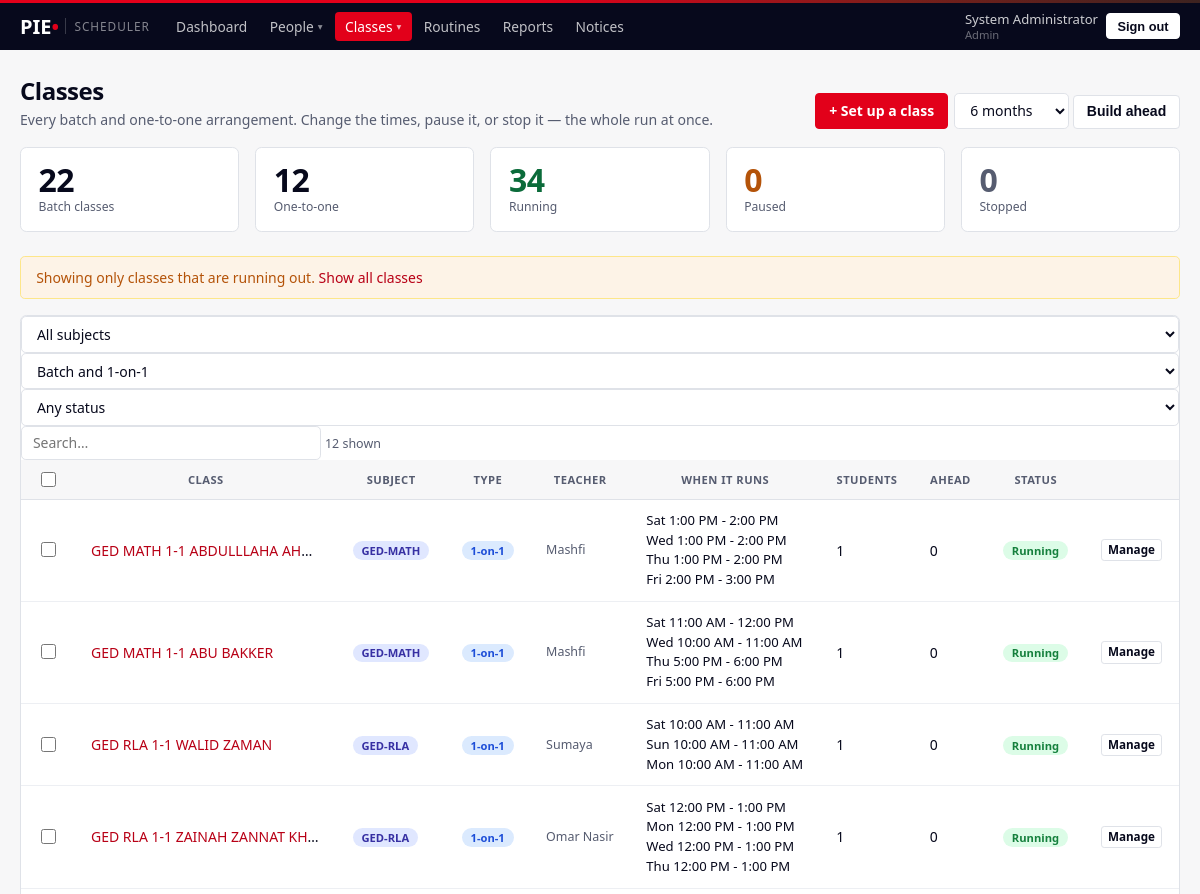
Page /admin/classes?expiring=1 (signed in, upper part) on the earlier database version.
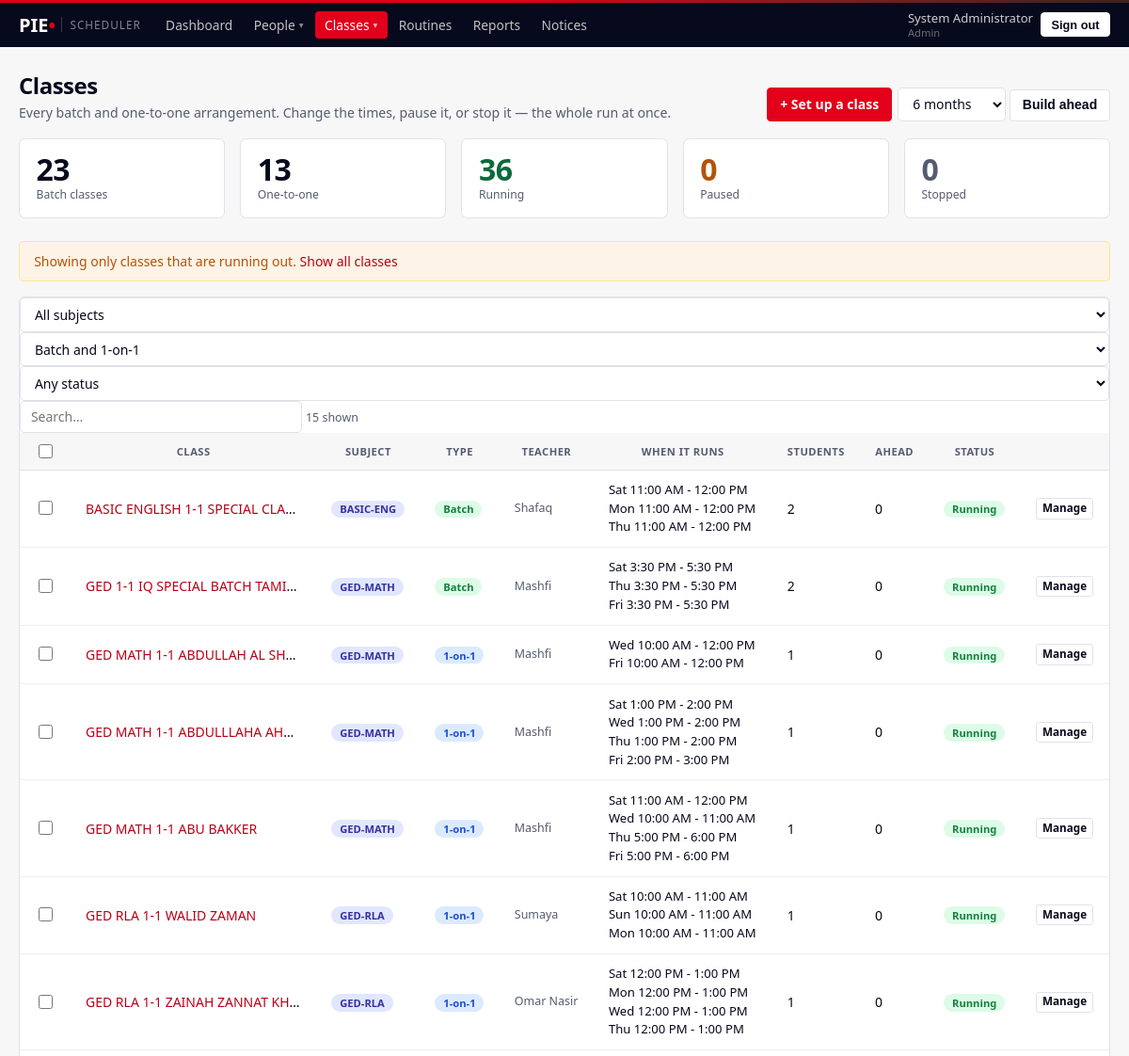
Same page on the later database version.
### models.py (models this page shows, shortened)
class Course(db.Model):
    __tablename__ = "course"
    id           = db.Column(db.Integer, primary_key=True)
    course_code  = db.Column(db.String(32), unique=True, nullable=False)
    course_name  = db.Column(db.String(160), nullable=False)
    description  = db.Column(db.Text)          # what the course is, in prose
    mnemonic       = db.Column(db.String(40))    # e.g. 03 IFY MDH
    awarding_body  = db.Column(db.String(120))   # e.g. INTO Qualifications
    level          = db.Column(db.String(80))    # e.g. RQF Level 3
    credits        = db.Column(db.Integer)
    learning_hours = db.Column(db.Integer)
    assessment     = db.Column(db.Text)          # one line per component
    outcomes       = db.Column(db.Text)          # one line per outcome
    branch       = db.Column(db.String(32))
    is_archived  = db.Column(db.Boolean, default=False, nullable=False)
    created_at   = db.Column(db.DateTime, default=datetime.utcnow)

class User(UserMixin, db.Model):
    __tablename__ = "user"
    id           = db.Column(db.Integer, primary_key=True)
    username     = db.Column(db.String(64), unique=True, nullable=False, index=True)
    password_hash= db.Column(db.String(255), nullable=False)
    full_name    = db.Column(db.String(120), nullable=False)
    role         = db.Column(db.String(16), nullable=False, index=True)
    status       = db.Column(db.String(16), default="ACTIVE", nullable=False, index=True)
    phone        = db.Column(db.String(32))
    email        = db.Column(db.String(120))
    branch       = db.Column(db.String(32), index=True)
    subjects     = db.Column(db.String(255))          # teachers only
    max_daily_hours = db.Column(db.Float, default=8.0)# teachers only
    days_off     = db.Column(db.String(32))           # teachers: "0,3" = Mon,Thu
    work_hours   = db.Column(db.String(255))          # "0=10:00-20:00;1=14:00-20:00"
    initial_password = db.Column(db.String(64))
    created_at   = db.Column(db.DateTime, default=datetime.utcnow)
    @property
    def is_active(self):
        return self.status == "ACTIVE"
    @property
    def is_admin(self):
        return self.role == "ADMIN"

class ClassGroup(db.Model):
    __tablename__ = "class_group"
    id          = db.Column(db.Integer, primary_key=True)
    name        = db.Column(db.String(200), nullable=False)
    kind        = db.Column(db.String(20), nullable=False, default="Batch")  # Batch | 1-on-1
    course_id   = db.Column(db.Integer, db.ForeignKey("course.id"), index=True)
    teacher_id  = db.Column(db.Integer, db.ForeignKey("user.id"), nullable=False, index=True)
    venue       = db.Column(db.String(80), default="Centre")
    start_date  = db.Column(db.Date, nullable=False)
    end_date    = db.Column(db.Date)            # None = runs until stopped
    generated_to= db.Column(db.Date)
    status      = db.Column(db.String(20), default="Active", index=True)
    pause_from  = db.Column(db.Date)
    pause_to    = db.Column(db.Date)
    note        = db.Column(db.Text)
    created_at  = db.Column(db.DateTime, default=datetime.utcnow)
    course   = db.relationship("Course", backref="groups")
    teacher  = db.relationship("User", foreign_keys=[teacher_id])
    slots    = db.relationship("ClassSlot", backref="group",
                               cascade="all, delete-orphan",
                               order_by="ClassSlot.weekday, ClassSlot.start_time")
    members  = db.relationship("GroupStudent", backref="group",
                               cascade="all, delete-orphan")
    sessions = db.relationship("ClassSchedule", backref="group",
                               cascade="all, delete-orphan", lazy="dynamic")
    @property
    def student_count(self):
        return sum(1 for m in self.members if m.student is not None)
    @property
    def is_indefinite(self):
        return self.end_date is None
    @property
    def slot_lines(self):
        names = ["Mon", "Tue", "Wed", "Thu", "Fri", "Sat", "Sun"]
        order = [5, 6, 0, 1, 2, 3, 4]
        out = []
        for s in sorted(self.slots,
                        key=lambda x: (order.index(x.weekday)
                                       if x.weekday in order else 9, x.start_time)):
            out.append(f"{names[s.weekday]} {fmt_time(s.start_time)}"
                       f" - {fmt_time(s.end_time)}")
        return out
    def counts(self):
        from datetime import date as _d
        today = _d.today()
        all_s = self.sessions.all()
        return {
            "total":     len(all_s),
            "past":      sum(1 for s in all_s if s.date < today),
            "upcoming":  sum(1 for s in all_s
                             if s.date >= today and s.status == "Scheduled"),
            "cancelled": sum(1 for s in all_s if s.status == "Cancelled"),
        }

### views_admin.py (the view)
@bp.route("/admin/classes")
@login_required
@admin_only
def classes():
    kind   = request.args.get("kind", "")
    status = request.args.get("status", "")
    cid    = request.args.get("course_id", type=int)
    q = ClassGroup.query
    if kind:
        q = q.filter_by(kind=kind)
    if status:
        q = q.filter_by(status=status)
    if cid:
        q = q.filter_by(course_id=cid)
    groups = q.order_by(ClassGroup.status, ClassGroup.name).all()
    if request.args.get("expiring"):
        soon = {e["group"].id for e in expiring_classes()}
        groups = [g for g in groups if g.id in soon]
    rows = [{"g": g, "c": g.counts()} for g in groups]
    totals = {
        "batch":   ClassGroup.query.filter_by(kind="Batch").count(),
        "one":     ClassGroup.query.filter_by(kind="1-on-1").count(),
        "active":  ClassGroup.query.filter_by(status="Active").count(),
        "paused":  ClassGroup.query.filter_by(status="Paused").count(),
        "stopped": ClassGroup.query.filter_by(status="Stopped").count(),
    }
    return render_template("admin/classes.html", rows=rows, totals=totals,
                           kind=kind, status=status, course_id=cid, **_lists())

### helpers.py (called while the page is built, shortened)
def role_required(*roles):
    def decorator(f):
        @wraps(f)
        def inner(*args, **kwargs):
            if not current_user.is_authenticated:
                return redirect(url_for("login"))
            if current_user.role not in roles:
                abort(403)
            return f(*args, **kwargs)
        return inner
    return decorator

def read_only_guard():
    if not current_user.is_authenticated:
        return None
    if current_user.role != "STUDENT_VIEWER":
        return None

### models.py (called while the page is built)
def fmt_time(t):
    return t.strftime("%I:%M %p").lstrip("0") if t else ""

### views_admin.py (called while the page is built)
def _lists():
    return {
        "courses":      Course.query.filter_by(is_archived=False).order_by(Course.course_code).all(),
        "terms":        Term.query.order_by(Term.start_date.desc()).all(),
        "teachers_all": User.query.filter_by(role="TEACHER", status="ACTIVE")
                            .order_by(User.full_name).all(),
    }

### templates/admin/classes.html (shortened to what the changed rows need)
{% extends "base.html" %}
{% block content %}
<div class="page-head">
  <div>
    <h1 class="page-title">Classes</h1>
  </div>
</div>
<div class="stat-row">
  <div class="stat-card"><div class="stat-value">{{ totals.batch }}</div>
    <div class="stat-label">Batch classes</div></div>
  <div class="stat-card"><div class="stat-value">{{ totals.one }}</div>
    <div class="stat-label">One-to-one</div></div>
  <div class="stat-card"><div class="stat-value" style="color:var(--ok)">{{ totals.active }}</div>
    <div class="stat-label">Running</div></div>
</div>
<form method="post" action="{{ url_for('admin.classes_extend_many') }}" id="bulkForm">
<div class="panel p-0">
  <form class="filter-bar" method="get">
    <select class="form-select" name="course_id" onchange="this.form.submit()">
      <option value="">All subjects</option>
    </select>
    <select class="form-select" name="kind" onchange="this.form.submit()">
      <option value="">Batch and 1-on-1</option>
    </select>
    <select class="form-select" name="status" onchange="this.form.submit()">
      <option value="">Any status</option>
    </select>
    <input class="form-control fb-search" id="clsSearch" placeholder="Search…" autocomplete="off">
    <span class="sub" style="margin-left:auto">{{ rows|length }} shown</span>
  </form>
  <div class="table-responsive">
    <table class="list-table" id="clsTable">
      <thead>
        <tr><th style="width:34px;text-align:center">
          <input type="checkbox" id="tickAll" style="width:15px;height:15px"></th><th>Class</th><th>Subject</th><th>Type</th><th>Teacher</th>
            <th>When it runs</th><th>Students</th><th>Ahead</th><th>Status</th><th></th></tr>
      </thead>
      <tbody>
      {% for r in rows %}
        {% set g = r.g %}
        <tr>
          <td style="text-align:center">
            <input type="checkbox" name="group_ids" value="{{ g.id }}" class="gTick"
                   style="width:15px;height:15px">
          </td>
          <td class="clip" title="{{ g.name }}">
            <a href="{{ url_for('admin.class_detail', gid=g.id) }}">{{ g.name }}</a>
          </td>
          <td>{% if g.course %}<span class="pill pill-navy">{{ g.course.course_code }}</span>
              {% else %}<span class="sub">—</span>{% endif %}</td>
          <td>{% if g.kind == 'Batch' %}<span class="pill pill-green">Batch</span>
              {% else %}<span class="pill pill-blue">1-on-1</span>{% endif %}</td>
          <td class="sub">{{ g.teacher.full_name if g.teacher else '—' }}</td>
          <td style="font-size:.82rem;line-height:1.5">
            {% for line in g.slot_lines %}{{ line }}{% if not loop.last %}<br>{% endif %}{% endfor %}
          </td>
          <td class="mono">{{ g.student_count }}</td>
          <td class="mono">{{ r.c.upcoming }}</td>
          <td>
            {% if g.status == 'Active' %}
              <span class="pill pill-green">Running</span>
            {% elif g.status == 'Paused' %}<span class="pill pill-amber">Paused</span>
            {% else %}<span class="pill pill-gray">Stopped</span>{% endif %}
          </td>
          <td><a class="btn btn-xs btn-outline"
                 href="{{ url_for('admin.class_detail', gid=g.id) }}">Manage</a></td>
        </tr>
      {% else %}
        <tr><td colspan="9"><div class="empty-line">
          No classes yet.
          <a href="{{ url_for('admin.class_new') }}">Set up your first one</a>.
        </div></td></tr>
      {% endfor %}
      </tbody>
    </table>
  </div>
</div>
</form>
{% endblock %}

Differences in the rows shown:
added ClassGroup: name "BASIC ENGLISH 1-1 SPECIAL CLA…"
now on this page (row unchanged): Course: course.course_code "BASIC-ENG"
now on this page (row unchanged): User: teacher "Shafaq"
added ClassGroup: name "GED 1-1 IQ SPECIAL BATCH TAMI…"
added ClassGroup: name "GED MATH 1-1 ABDULLAH AL SH…"
Other differences:
{{ totals.batch }}: "22" → "23"
{{ totals.one }}: "12" → "13"
{{ totals.active }}: "34" → "36"
{{ rows|length }}: "12" → "15"
new list line: "☐ Batch Sat 11:00 AM - 12:00 PM Mon 11:00 AM - 12:00 PM Thu 11:00 AM - 12:00 PM 2 0 Running Manage"
new list line: "☐ Batch Sat 3:30 PM - 5:30 PM Thu 3:30 PM - 5:30 PM Fri 3:30 PM - 5:30 PM 2 0 Running Manage"
new list line: "GED-MATH"
new list line: "Mashfi"
new list line: "☐ 1-on-1 Wed 10:00 AM - 12:00 PM Fri 10:00 AM - 12:00 PM 1 0 Running Manage"
